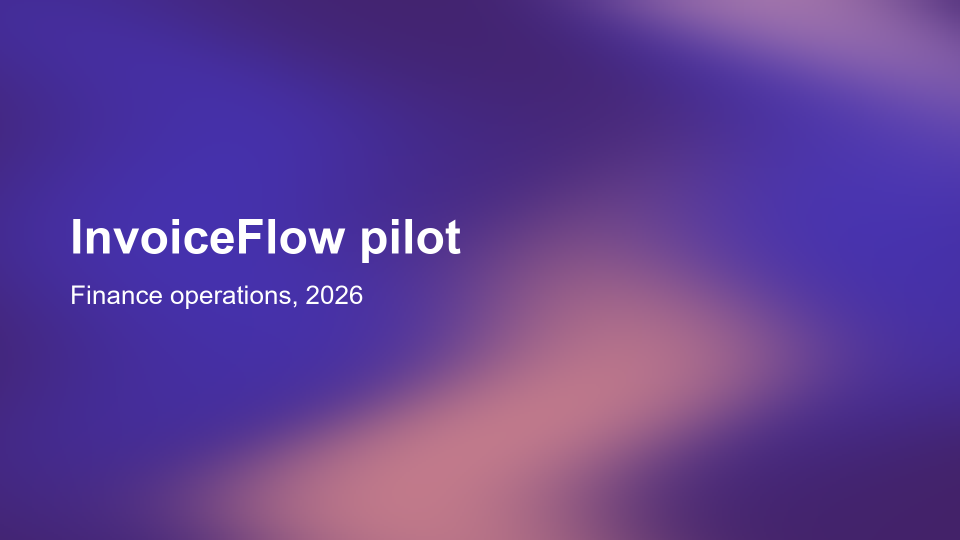
#> input picture samples/brand_backdrop.png, 1920 x 1080 px (shown at 1/2 size); its folder holds only this picture in this run
$ python -i raster.py   (imports and definitions only)
#> lines starting #> are read from the running program, lines starting #| are printed output that depends on the picture
"""Raster backend (Pillow): Scene -> PNG/JPG. Used for previews, standalone visuals, PDF and video frames."""
from __future__ import annotations

import io
import math
from pathlib import Path

from PIL import Image, ImageDraw, ImageOps

from backend.branding.fonts import get_font, text_width_pt
from backend.branding.theme import hex_to_rgb
from backend.rendering.charts import chart_png
from backend.rendering.scene import LINE_HEIGHT, Chart, Line, Para, Picture, Scene, Shape, Table, TextBox, fit_text

SS = 2  # supersampling factor for anti-aliased shapes


# [164 lines that did not run here, left out]


# [43 lines that did not run here, left out]


# [33 lines that did not run here, left out]


def measure(text: str, font: str, bold: bool, size: float) -> float:
    return text_width_pt(text, font, bold, size)

>>> import cv2
>>> picture = cv2.imread('../../../samples/brand_backdrop.png', cv2.IMREAD_GRAYSCALE)
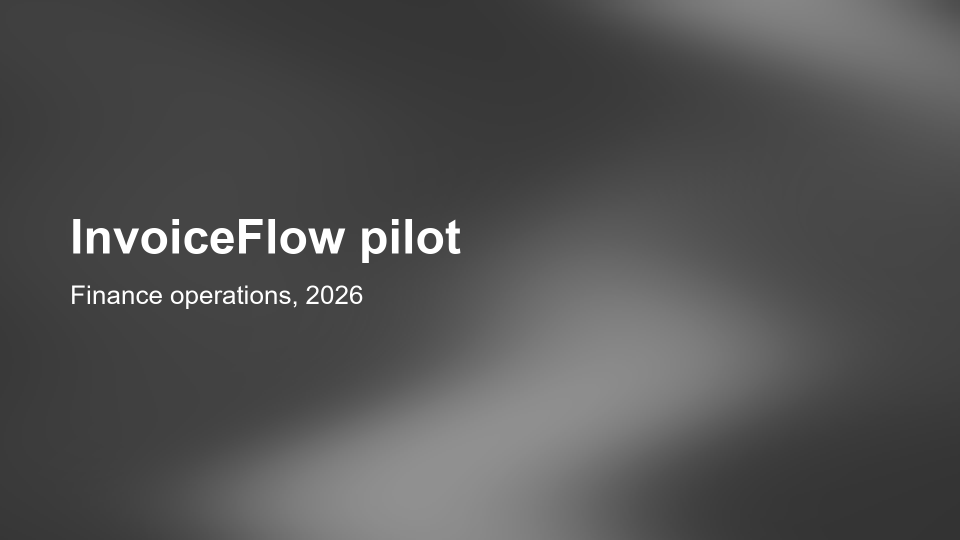
#> picture: shape (1080, 1920) (shown at 1/2 size); min 51, max 255, mean 81.9
#> (the run stopped early here; a loop or call above may not have finished)
